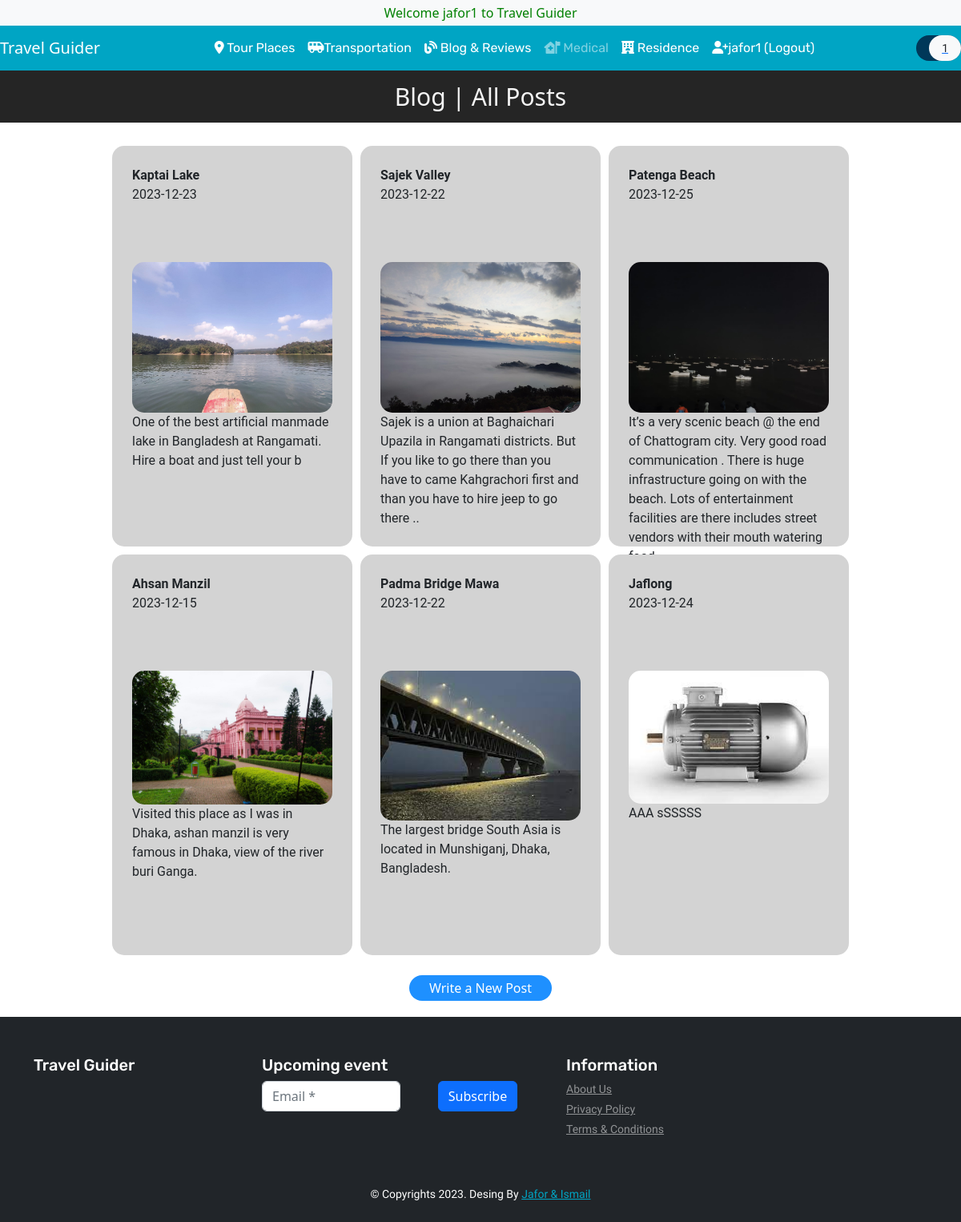
/blog.php (signed in), run on the app's committed database.
### tables this page shows
CREATE TABLE `users` (
  `user_id` int(11) NOT NULL,
  `user_name` varchar(50) DEFAULT NULL,
  `email` varchar(50) NOT NULL,
  `password` varchar(50) DEFAULT NULL,
  `number` text NOT NULL,
  `nid` int(11) NOT NULL,
  `address` varchar(50) NOT NULL,
  `verification_code` varchar(255) NOT NULL,
  `is_verify` int(10) NOT NULL DEFAULT 0
);

CREATE TABLE `blog_table` (
  `topic_title` varchar(50) NOT NULL,
  `topic_date` varchar(15) NOT NULL,
  `name` varchar(20) NOT NULL,
  `image_filename` varchar(50) NOT NULL,
  `topic_para` varchar(250) NOT NULL
);

### database/functions.php (called while the page is built, shortened)
<?php
function check_login($con)
{
	if(isset($_SESSION['user_id']))
	{
		$id = $_SESSION['user_id'];
		$query = "select * from users where user_id = '$id' limit 1";
		$result = mysqli_query($con,$query);
		if($result && mysqli_num_rows($result) > 0)
		{
			$user_data = mysqli_fetch_assoc($result);
			return $user_data;
		}
	}
	die;
}

### database/DBController.php (called while the page is built, shortened)
<?php
class DBController
{
    protected $host = 'localhost';
    protected $user = 'root';
    protected $password = '';
    protected $database = "shopee";
    public function __construct()
    {
        $this->con = mysqli_connect($this->host, $this->user, $this->password, $this->database);
    }
}

### functions.php (called while the page is built, shortened)
<?php
require ('database/DBController.php');
require ('database/Product.php');
$db = new DBController();
$product = new Product($db);

### database/Product.php (called while the page is built, shortened)
<?php
class Product
{
    public $db = null;
    public function __construct(DBController $db)
    {
        $this->db = $db;
    }
    public function getData($table = 'product'){
        $result = $this->db->con->query("SELECT * FROM {$table}");
        $resultArray = array();
        while ($item = mysqli_fetch_array($result, MYSQLI_ASSOC)){
            $resultArray[] = $item;
        }
        return $resultArray;
    }
}

### blog.php (the view, shortened to what this page needs)
<?php
    include ('header.php');
?>
<!DOCTYPE html>
<html lang="en">
  <head>
  </head>
  <body>
    <div class="top-bar">
      <span id="topBarTitle">Blog | All Posts</span>
    </div>
    <br>
    <div class="all-posts-container">
      <?php
      $servername = "localhost";
      $username = "root";
      $password = "";
      $database = "shopee";
      $conn = new mysqli($servername, $username, $password, $database);
      $sql = "select topic_title, topic_date,name, image_filename, topic_para from blog_table;";
      $result = $conn->query($sql);
      if($result->num_rows > 0)
      {
        while($row = $result->fetch_assoc())
        {
          echo "<div style='padding: 25px 25px;' class='post-container'>";
          echo "<span id='displayTitle'>" . $row["topic_title"] . "</span><br>";
          echo "<span id='displayDate'>" . $row["topic_date"] . "</span><br><br>";
          echo "<span id='displayTitle'>" . $row["name"] . "</span><br><br>";
          echo "<img style='width: 100%; height: auto' id='displayImage' src='./assets/blog/images/" . $row["image_filename"] . "'><br>";
          echo "<p style='overflow: hidden; display: -webkit-box; -webkit-line-clamp: 10; line-clamp: 10; -webkit-box-orient: vertical;' id='displayPara'>" . $row["topic_para"] . "</p><br>";
          echo "</div>";
        }
      }
      else
      {
        echo "<center><span>No Blog Posts Found</span></center>";
      }
      ?>
    </div>
    <?php echo "<br><center><a style='color: dodgerblue; text-decoration: none; background: dodgerblue; padding: 5px 25px; color: #fff; border-radius: 50px;' href='cBlog.php'>Write a New Post</a></center><br>"; ?>
  </body>
</html>
<?php
include ('footer.php');
?>

### header.php (shortened to what this page needs)
<?php
include("database/connection.php");
include("database/functions.php");
$user_data = check_login($con);
?>
<!DOCTYPE html>
<html lang="en">
<head>
    <link href="https://cdn.jsdelivr.net/npm/bootstrap@5.2.1/dist/css/bootstrap.min.css" rel="stylesheet">
    <link rel="stylesheet" href="https://stackpath.bootstrapcdn.com/bootstrap/4.4.1/css/bootstrap.min.css">
    <link rel="stylesheet" href="https://cdnjs.cloudflare.com/ajax/libs/OwlCarousel2/2.3.4/assets/owl.carousel.min.css" />
    <link rel="stylesheet" href="https://cdnjs.cloudflare.com/ajax/libs/OwlCarousel2/2.3.4/assets/owl.theme.default.min.css" />
    <link rel="stylesheet" href="https://cdnjs.cloudflare.com/ajax/libs/font-awesome/5.13.0/css/all.min.css" />
    <link rel="stylesheet" href="https://cdnjs.cloudflare.com/ajax/libs/font-awesome/6.2.1/css/all.min.css">
    <link href="https://cdn.jsdelivr.net/npm/bootstrap@5.2.3/dist/css/bootstrap.min.css" rel="stylesheet">
    <link href="https://cdn.jsdelivr.net/npm/bootstrap@5.2.0-beta1/dist/css/bootstrap.min.css" rel="stylesheet">
    <link rel="stylesheet" href="style.css">
    <?php
    require('functions.php');
    ?>
</head>
<body>
    <header id="header">
        <div class="strip d-flex justify-content-between px-4 py-1 bg-light">
            <p class="font-rale font-size-12 text-black-50 m-0">
                <marquee behavior="" direction="" style="color: green;">Welcome <?php echo $user_data['user_name']; ?> to Travel Guider</marquee>
            </p>
        </div>
        <nav class="navbar navbar-expand-lg navbar-dark color-second-bg">
            <a class="navbar-brand" href="index.php"> Travel Guider</a>
            <div class="collapse navbar-collapse" id="navbarNav">
                <ul class="navbar-nav m-auto font-rubik">
                    <li class="nav-item active">
                        <a class="nav-link" href="topPlace.php"><i class="fa-solid fa-location-dot"></i> Tour Places</a></a>
                    </li>
                    <li class="nav-item active">
                        <a class="nav-link" href="landing_page.php"><i class="fa-solid fa-van-shuttle"></i>Transportation</a>
                    </li>
                    <li class="nav-item active">
                        <a class="nav-link" href="blog.php"><i class="fa-solid fa-blog"></i> Blog & Reviews</a>
                    </li>
                    <li class="nav-item ">
                        <a class="nav-link" href="#"><i class="fa-solid fa-house-medical-flag"></i> Medical</a>
                    </li>
                    <li class="nav-item active">
                        <a class="nav-link" href="#"><i class="fa-solid fa-hotel"></i> Residence</a>
                    </li>
                    <li class="nav-item active">
                        <a class="nav-link" href="logout.php"><i class="fa-solid fa-user-plus"></i><?php echo $user_data['user_name']; ?> (Logout)</a></a>
                    </li>
                </ul>
                <form action="#" class="font-size-14 font-rale">
                    <a href="cart.php" class="py-2 rounded-pill color-primary-bg">
                        <span class="font-size-16 px-2 text-white">
                        </span>
                        <span class="px-3 py-2 rounded-pill text-dark bg-light"><?php echo count($product->getData('cart')); ?></span>
                    </a>
                </form>
            </div>
        </nav>
    </header>
    <main id="main-site">

### style.css (style rules this page uses)
.font-rale { font-family: "Raleway", cursive; }
.font-rubik { font-family: "Rubik", cursive; }
.font-size-12 { font-size: 12px; }
.font-size-14 { font-size: 14px; }
.font-size-16 { font-size: 16px; }
.color-primary-bg { background: #003859; }
.color-second-bg { background: #00A5C4; }

### blog.php (style rules this page uses)
body { margin: 0; word-wrap: break-word; }
.top-bar { background: #252525; color: #f5f5f5; margin: 0; text-align: center; padding: 10px; }
#topBarTitle { font-family: "Segoe UI", sans-serif; text-align: center; margin: 0; font-size: 30px; }
form { -webkit-tap-highlight-color: transparent; text-align: center; }
.all-posts-container { font-family: "Roboto", sans-serif; display: flex; flex-direction: row; flex-wrap: wrap; align-items: center; justify-content: center; }
.post-container { background: #d3d3d3; margin: 5px; width: 25%; height: 500px; border-radius: 15px; }
#displayTitle { font-weight: bold; }
#displayImage { width: 50%; height: auto; border-radius: 15px; }

### data on the page
users: user_name "jafor1"
blog_table: topic_title "Kaptai Lake", topic_date "2023-12-23", image_filename (picture), topic_para "One of the best artificial manmade lake in Bangladesh at Rangamati. Hire a boat and just tell your b"
blog_table: topic_title "Sajek Valley", topic_date "2023-12-22", image_filename (picture), topic_para "Sajek is a union at Baghaichari Upazila in Rangamati districts. But If you like to go there than you have to came Kahgrachori first and than you have to hire jeep to go there .."
blog_table: topic_title "Patenga Beach", topic_date "2023-12-25", image_filename (picture), topic_para "It’s a very scenic beach @ the end of Chattogram city. Very good road communication . There is huge infrastructure going on with the beach. Lots of entertainment facilities are there includes street vendors with their mouth watering…"
blog_table: topic_title "Ahsan Manzil", topic_date "2023-12-15", image_filename (picture), topic_para "Visited this place as I was in Dhaka, ashan manzil is very famous in Dhaka, view of the river buri Ganga."
blog_table: topic_title "Padma Bridge Mawa", topic_date "2023-12-22", image_filename (picture), topic_para "The largest bridge South Asia is located in Munshiganj, Dhaka, Bangladesh."
blog_table: topic_title "Jaflong", topic_date "2023-12-24", image_filename (picture), topic_para "AAA sSSSSS"

### other printed values
count($product->getData('cart')) "1"
